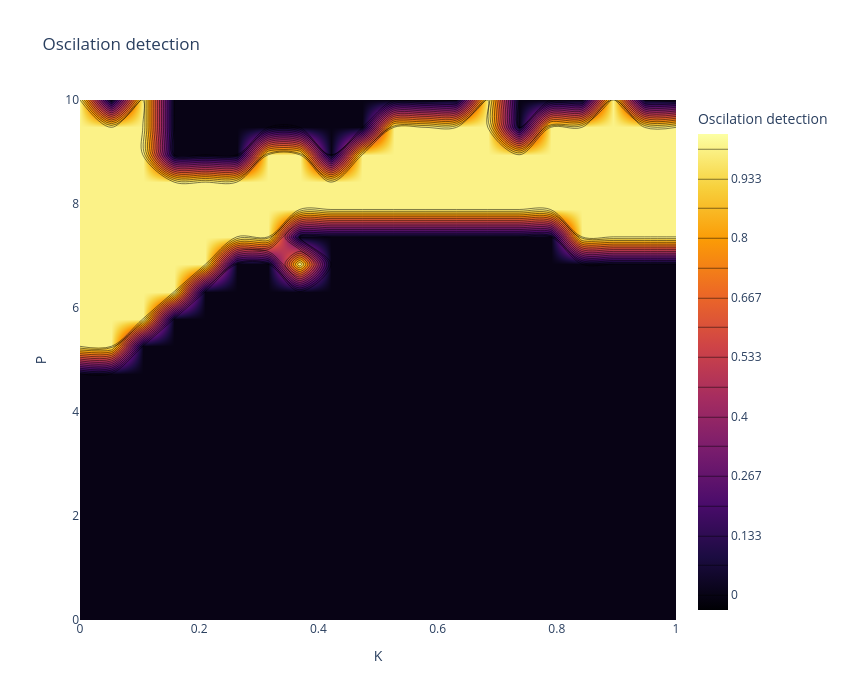
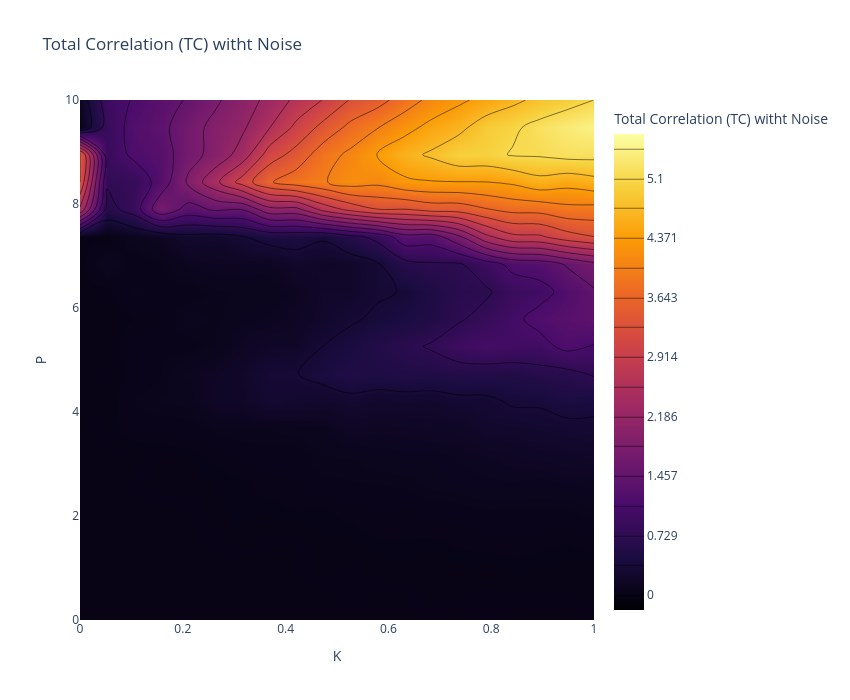
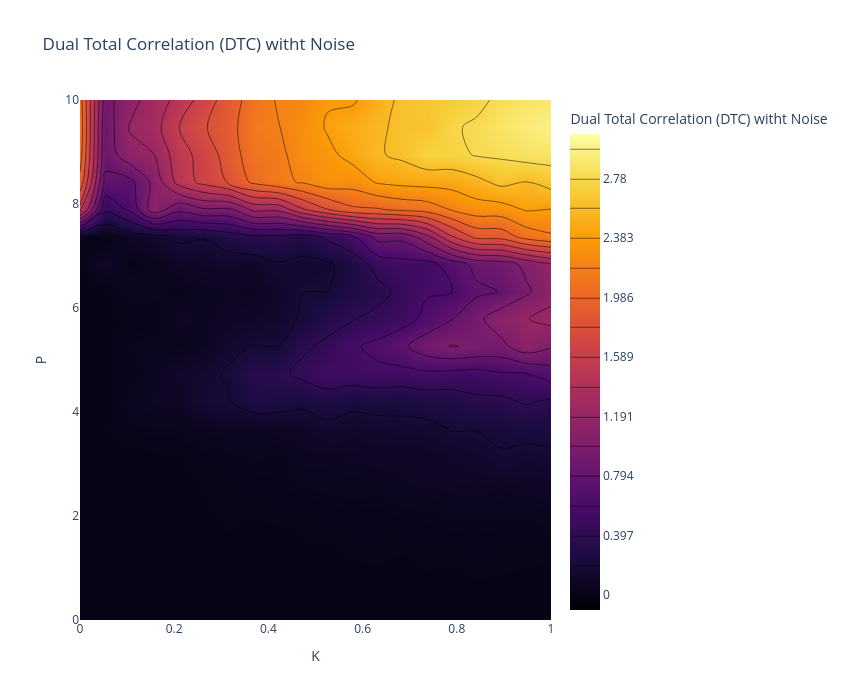
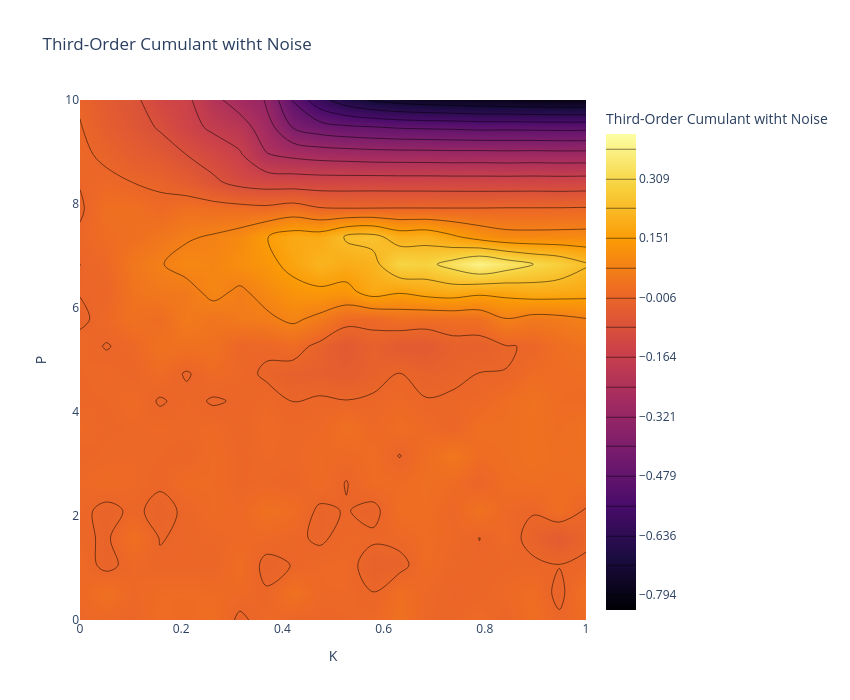

Write notebook code for charts like these, in order.
### Markdown cell above
---
## **7. Oscillation Detection in $(P \times K$) Space** with noise
We perform a parameter sweep to detect oscillations in the $(P \times K$) space.

### Code cell
# Matrix to store oscillation detection
oscillation_map_noise = np.zeros((len(P_values), len(K_values)), dtype=int)

# Matrices to store metrics with noise
TC_map_noise = np.zeros((len(P_values), len(K_values)))
DTC_map_noise = np.zeros((len(P_values), len(K_values)))
Cumulant_map_noise = np.zeros((len(P_values), len(K_values)))
PowerCorr_map_noise = np.zeros((len(P_values), len(K_values)))
Entropy_map_noise = np.zeros((len(P_values), len(K_values)))  # Nueva métrica
Entropy_map_skew = np.zeros((len(P_values), len(K3_values)))  # Nueva métrica
Entropy_map_kurt = np.zeros((len(P_values), len(K3_values)))  # Nueva métrica

TC_ksg_map = np.zeros((len(P_values), len(K_values)))
DTC_ksg_map = np.zeros((len(P_values), len(K_values)))
Oinfo_ksg_map = np.zeros((len(P_values), len(K_values)))


P_values = np.linspace(0.0, 10.0, 20)
K_values = np.linspace(0.0, 1.0, 20)
K3_values = np.linspace(0.0, 1.0, 20)
sigma_E = 0.03
#T=150 # 2 minutes
T=375

#initial state
seed = 42
rng = np.random.default_rng(seed)
state0 = 0.1 * rng.standard_normal(2 * N_nodes)



# Create folder for raw simulated signals
sim_folder = '../simulations/2nd_order_diffusive'
os.makedirs(sim_folder, exist_ok=True)

for i, P_val in enumerate(P_values):
    for j, K_val in enumerate(K_values):
        # Simulation with noise using the existing function
        # t, states = simulate_wc_stochastic(state0, P_val, K_val, M, T, dt, sigma_E=sigma_E, higher_order=False)
        P_vec = np.array([P_val, P_val, P_val])
        t, states = simulate_wc_additive_stochastic(state0, P_vec, K_val, M, T, dt, sigma_E)
        start_idx = int(0.2 * len(t))

        E_node = states[start_idx:, :N_nodes]
        I_node = states[start_idx:, N_nodes:]

        # Oscillation detection using the existing function
        is_lc1, _, _, _ = detect_limit_cycle_poincare(E_node[:, 0], I_node[:, 0], dt, threshold_ratio=0.05, period_cv_threshold=0.05)
        is_lc2, _, _, _ = detect_limit_cycle_poincare(E_node[:, 0], I_node[:, 0], dt, threshold_ratio=0.05, period_cv_threshold=0.05)
        is_lc3, _, _, _ = detect_limit_cycle_poincare(E_node[:, 0], I_node[:, 0], dt, threshold_ratio=0.05, period_cv_threshold=0.05)
        oscillation_map_noise[i, j] =  int((is_lc1==True) and (is_lc2==True) and (is_lc3==True))

        
        # Remove transient
        E = states[start_idx:, :N_nodes]

        # Data matrix for higher-order metrics
        X = E.copy()

        # Covariance matrix
        Sigma = np.cov(X.T)

        # Higher-order metrics using the existing functions
        TC_map_noise[i, j] = TC_gauss(Sigma)
        DTC_map_noise[i, j] = DTC_gauss(Sigma)
        Entropy_map_noise[i, j] = entropy_gauss(Sigma)  # Cálculo de la entropía
        skew, kurt = dev_gauss(X)  # Cálculo de la entropía
        Entropy_map_skew[i, j] = skew
        Entropy_map_kurt[i, j] = kurt
        if X.shape[1] == 3:
            Cumulant_map_noise[i, j] = cumulants(X)
            PowerCorr_map_noise[i, j] = powercorr(X)

        # --- KSG non-parametric metrics ---
        if X.shape[1] == 3:
            TC_ksg_map[i, j] = TC_ksg(X)
            DTC_ksg_map[i, j] = DTC_ksg(X)
            Oinfo_ksg_map[i, j] = Oinfo_ksg(X)

        # --- Save raw simulated signals ---
        I_node_save = states[start_idx:, N_nodes:]
        #np.savez_compressed(sim_folder + '/signals_i' + str(i).zfill(2) + '_j' + str(j).zfill(2) + '.npz',E=E, I=I_node_save,row_val=P_val, col_val=K3_val)

    if (i + 1) % 5 == 0:
        print(f"Progress: {i+1}/{len(P_values)}")

# Visualization using the existing function
# plot_oscillation_map(oscillation_map_noise, P_values, K_values, title="Oscillation Detection (P-K) with Noise")


#cleaing the matrix
TC_clean = clean_rowwise_signed(TC_map_noise, n_std=2)
DTC_clean = clean_rowwise_signed(DTC_map_noise, n_std=2)
Cumulant_clean = clean_rowwise_signed(Cumulant_map_noise,n_std=2)
PowerCorr_clean = clean_rowwise_signed(PowerCorr_map_noise,n_std=2)
Skew_clean = clean_rowwise_signed(Entropy_map_skew,n_std=2)
Kurt_clean = clean_rowwise_signed(Entropy_map_kurt,n_std=2)

TC_ksg_clean = clean_rowwise_signed(TC_ksg_map, n_std=2)
DTC_ksg_clean = clean_rowwise_signed(DTC_ksg_map, n_std=2)
Oinfo_ksg_clean = clean_rowwise_signed(Oinfo_ksg_map, n_std=2)


# visualization the matrix cleaned
plot_metrics_contour(oscillation_map_noise, P_values, K3_values, title="Oscilation detection")

plot_metrics_contour(TC_clean, P_values, K3_values, title="Total Correlation (TC) witht Noise")
plot_metrics_contour(DTC_clean, P_values, K3_values, title="Dual Total Correlation (DTC) witht Noise")
plot_metrics_contour(Cumulant_clean, P_values, K3_values, title="Third-Order Cumulant witht Noise")
plot_metrics_contour(PowerCorr_clean, P_values, K3_values, title="Triple Power Correlation witht Noise")
plot_metrics_contour(Skew_clean, P_values, K3_values, title="skew with Noise")
plot_metrics_contour(Kurt_clean, P_values, K3_values, title="Kurt with Noise")

plot_metrics_contour(TC_ksg_clean, P_values, K3_values, title="TC KSG with Noise")
plot_metrics_contour(DTC_ksg_clean, P_values, K3_values, title="DTC KSG with Noise")
plot_metrics_contour(Oinfo_ksg_clean, P_values, K3_values, title="O-info KSG with Noise")


#os.makedirs("results", exist_ok=True)
np.savez_compressed(
    "../results/metrics_Pairwise_diffusive_noise.npz",
    oscillation_map=oscillation_map_noise,
    TC=TC_clean,
    DTC=DTC_clean,
    cumulant=Cumulant_clean,
    powercorr=PowerCorr_clean,
    skew=Skew_clean,
    kurt=Kurt_clean,
    TC_ksg=TC_ksg_clean,
    DTC_ksg=DTC_ksg_clean,
    Oinfo_ksg=Oinfo_ksg_clean,
    P=P_values,
    K3=K3_values
)


np.savez_compressed(
    "../results/raw_metrics_Pairwise_diffusive_noise.npz",
    oscillation_map=oscillation_map_noise,
    TC=TC_map_noise,
    DTC=DTC_map_noise,
    cumulant=Cumulant_map_noise,
    powercorr=PowerCorr_map_noise,
    skew=Entropy_map_skew,
    kurt=Entropy_map_kurt,
    TC_ksg=TC_ksg_map,
    DTC_ksg=DTC_ksg_map,
    Oinfo_ksg=Oinfo_ksg_map,
    P=P_values,
    K3=K3_values
)

### Figure 1 — Plotly figure (JSON) as saved in the notebook; plotly's stock layout.template omitted (floating-point values rounded to 4 significant figures; data arrays with more than 128 entries replaced by an {"elided": "..."} marker saying what was removed)
{"data": [{"colorbar": {"title": {"text": "Oscilation detection"}}, "colorscale": [[0, "#000004"], [0.1111, "#1b0c41"], [0.2222, "#4a0c6b"], [0.3333, "#781c6d"], [0.4444, "#a52c60"], [0.5556, "#cf4446"], [0.6667, "#ed6925"], [0.7778, "#fb9b06"], [0.8889, "#f7d13d"], [1, "#fcffa4"]], "contours": {"coloring": "heatmap", "end": 1, "showlines": true, "size": 0.06667, "start": 0}, "type": "contour", "x": [0.0, 0.05263, 0.1053, 0.1579, 0.2105, 0.2632, 0.3158, 0.3684, 0.4211, 0.4737, 0.5263, 0.5789, 0.6316, 0.6842, 0.7368, 0.7895, 0.8421, 0.8947, 0.9474, 1.0], "y": [0.0, 0.5263, 1.053, 1.579, 2.105, 2.632, 3.158, 3.684, 4.211, 4.737, 5.263, 5.789, 6.316, 6.842, 7.368, 7.895, 8.421, 8.947, 9.474, 10.0], "z": {"elided": "20x20 int values"}}], "layout": {"height": 700, "title": {"text": "Oscilation detection"}, "width": 850, "xaxis": {"title": {"text": "K"}}, "yaxis": {"title": {"text": "P"}}}}

### Figure 2 — Plotly figure (JSON) as saved in the notebook; plotly's stock layout.template omitted (floating-point values rounded to 4 significant figures; data arrays with more than 128 entries replaced by an {"elided": "..."} marker saying what was removed)
{"data": [{"colorbar": {"title": {"text": "Total Correlation (TC) witht Noise"}}, "colorscale": [[0, "#000004"], [0.1111, "#1b0c41"], [0.2222, "#4a0c6b"], [0.3333, "#781c6d"], [0.4444, "#a52c60"], [0.5556, "#cf4446"], [0.6667, "#ed6925"], [0.7778, "#fb9b06"], [0.8889, "#f7d13d"], [1, "#fcffa4"]], "contours": {"coloring": "heatmap", "end": 5.464, "showlines": true, "size": 0.3642, "start": 0.0001241}, "type": "contour", "x": [0.0, 0.05263, 0.1053, 0.1579, 0.2105, 0.2632, 0.3158, 0.3684, 0.4211, 0.4737, 0.5263, 0.5789, 0.6316, 0.6842, 0.7368, 0.7895, 0.8421, 0.8947, 0.9474, 1.0], "y": [0.0, 0.5263, 1.053, 1.579, 2.105, 2.632, 3.158, 3.684, 4.211, 4.737, 5.263, 5.789, 6.316, 6.842, 7.368, 7.895, 8.421, 8.947, 9.474, 10.0], "z": {"elided": "20x20 float values"}}], "layout": {"height": 700, "title": {"text": "Total Correlation (TC) witht Noise"}, "width": 850, "xaxis": {"title": {"text": "K"}}, "yaxis": {"title": {"text": "P"}}}}

### Figure 3 — Plotly figure (JSON) as saved in the notebook; plotly's stock layout.template omitted (floating-point values rounded to 4 significant figures; data arrays with more than 128 entries replaced by an {"elided": "..."} marker saying what was removed)
{"data": [{"colorbar": {"title": {"text": "Dual Total Correlation (DTC) witht Noise"}}, "colorscale": [[0, "#000004"], [0.1111, "#1b0c41"], [0.2222, "#4a0c6b"], [0.3333, "#781c6d"], [0.4444, "#a52c60"], [0.5556, "#cf4446"], [0.6667, "#ed6925"], [0.7778, "#fb9b06"], [0.8889, "#f7d13d"], [1, "#fcffa4"]], "contours": {"coloring": "heatmap", "end": 2.978, "showlines": true, "size": 0.1986, "start": 0.0001245}, "type": "contour", "x": [0.0, 0.05263, 0.1053, 0.1579, 0.2105, 0.2632, 0.3158, 0.3684, 0.4211, 0.4737, 0.5263, 0.5789, 0.6316, 0.6842, 0.7368, 0.7895, 0.8421, 0.8947, 0.9474, 1.0], "y": [0.0, 0.5263, 1.053, 1.579, 2.105, 2.632, 3.158, 3.684, 4.211, 4.737, 5.263, 5.789, 6.316, 6.842, 7.368, 7.895, 8.421, 8.947, 9.474, 10.0], "z": {"elided": "20x20 float values"}}], "layout": {"height": 700, "title": {"text": "Dual Total Correlation (DTC) witht Noise"}, "width": 850, "xaxis": {"title": {"text": "K"}}, "yaxis": {"title": {"text": "P"}}}}

### Figure 4 — Plotly figure (JSON) as saved in the notebook; plotly's stock layout.template omitted (floating-point values rounded to 4 significant figures; data arrays with more than 128 entries replaced by an {"elided": "..."} marker saying what was removed)
{"data": [{"colorbar": {"title": {"text": "Third-Order Cumulant witht Noise"}}, "colorscale": [[0, "#000004"], [0.1111, "#1b0c41"], [0.2222, "#4a0c6b"], [0.3333, "#781c6d"], [0.4444, "#a52c60"], [0.5556, "#cf4446"], [0.6667, "#ed6925"], [0.7778, "#fb9b06"], [0.8889, "#f7d13d"], [1, "#fcffa4"]], "contours": {"coloring": "heatmap", "end": 0.3875, "showlines": true, "size": 0.07876, "start": -0.7939}, "type": "contour", "x": [0.0, 0.05263, 0.1053, 0.1579, 0.2105, 0.2632, 0.3158, 0.3684, 0.4211, 0.4737, 0.5263, 0.5789, 0.6316, 0.6842, 0.7368, 0.7895, 0.8421, 0.8947, 0.9474, 1.0], "y": [0.0, 0.5263, 1.053, 1.579, 2.105, 2.632, 3.158, 3.684, 4.211, 4.737, 5.263, 5.789, 6.316, 6.842, 7.368, 7.895, 8.421, 8.947, 9.474, 10.0], "z": {"elided": "20x20 float values"}}], "layout": {"height": 700, "title": {"text": "Third-Order Cumulant witht Noise"}, "width": 850, "xaxis": {"title": {"text": "K"}}, "yaxis": {"title": {"text": "P"}}}}
